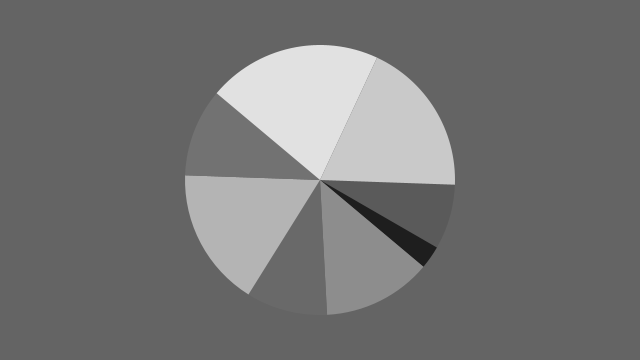
Frame 1 (no input)
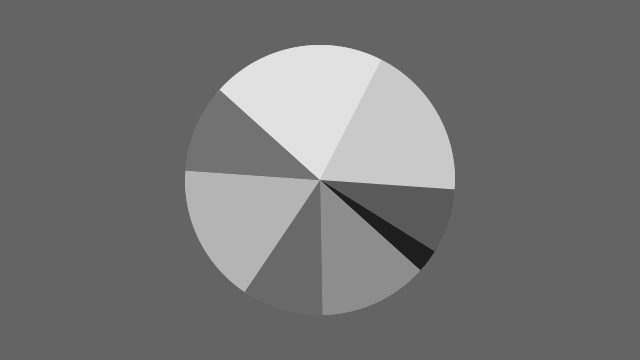
Frame 2 (the mouse pressed at the canvas centre, redrawn once)

The Processing sketch that drew these frames (run headless with seeded random() and noise(); the mouse was pressed at the canvas centre and the sketch redrawn once):

// Processing sketch: CircularPieChartTestSketch
// ── CircularPieChartTestSketch.pde
/*
*
*    Circular Pie Chart Test Sketch
*    by Stéphane Adam Garnier - 2012
*/

float diameter;
int[] anglesValues = {30, 10, 47, 35, 60, 38, 75, 67};
float lastAngle = 0;

void setup(){
    size(640, 360);
    background(100);
    noStroke();
    smooth();
    diameter = min(width, height) * 0.75;
    noLoop();
}

void draw(){
    
    for( int i = 0; i < anglesValues.length; i++ ){
        fill(anglesValues[i] * 3.0);
        arc(width/2, height/2, diameter, diameter, lastAngle, lastAngle + radians( anglesValues[i] ) );
        lastAngle += radians( anglesValues[i] );
    }
  
}
